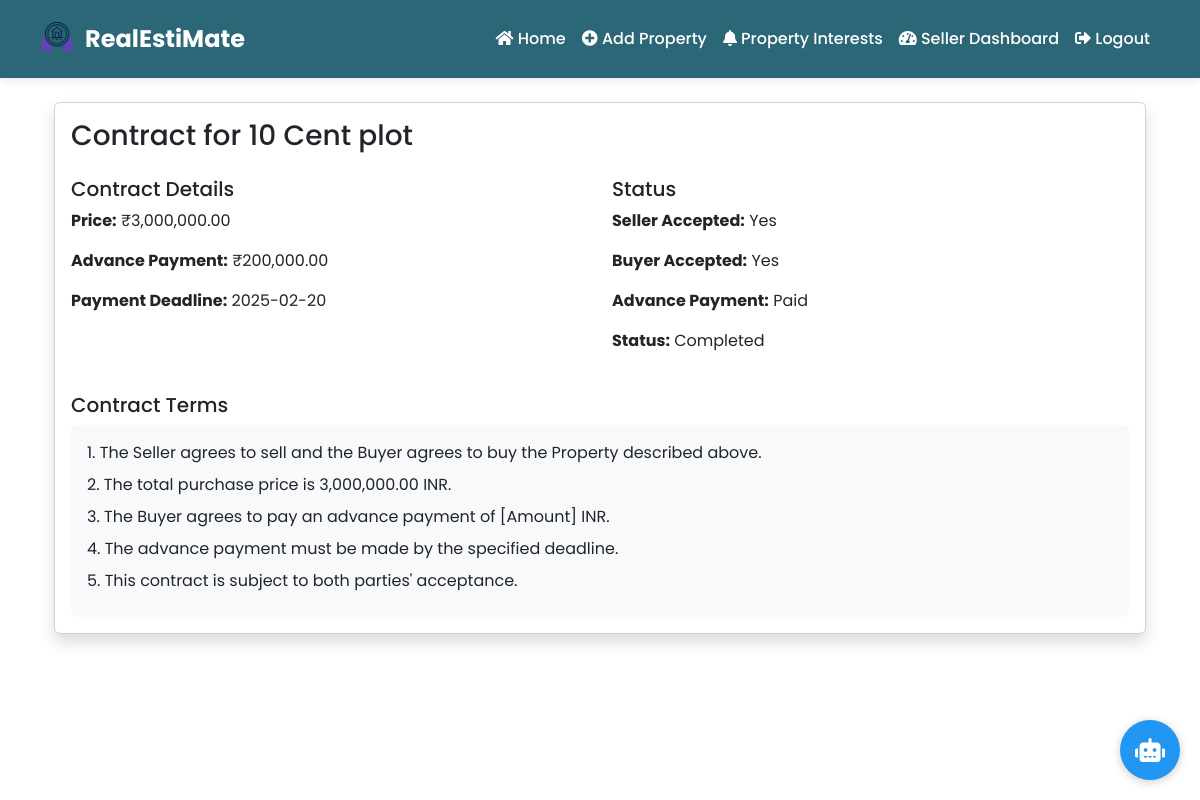
The page /contract/details/1 (signed in) on the database its author committed.
### app/models/property.py (models this page shows, shortened)
class Property(db.Model):
    id = db.Column(db.Integer, primary_key=True)
    title = db.Column(db.String(100), nullable=False)
    description = db.Column(db.Text)
    price = db.Column(db.Float, nullable=False)
    property_type = db.Column(db.String(50))  # 'house', 'apartment', 'plot'
    location = db.Column(db.String(100), nullable=False)
    latitude = db.Column(db.Float)
    longitude = db.Column(db.Float)
    area = db.Column(db.Float)  # in square feet
    area_unit = db.Column(db.String(20), default='sq_ft')
    bedrooms = db.Column(db.Integer)
    bathrooms = db.Column(db.Integer)
    floor = db.Column(db.Integer)  # for apartments
    total_floors = db.Column(db.Integer)
    plot_dimensions = db.Column(db.String(50))  # e.g., "40x60"
    corner_plot = db.Column(db.Boolean, default=False)
    facing = db.Column(db.String(20))  # North, South, East, West
    image_filename = db.Column(db.String(255))
    image_url = db.Column(db.String(255))
    created_at = db.Column(db.DateTime, default=datetime.utcnow)
    user_id = db.Column(db.Integer, db.ForeignKey('user.id'), nullable=False)
    is_available = db.Column(db.Boolean, default=True)
    is_verified = db.Column(db.Boolean, default=False)
    verification_status = db.Column(db.String(20), default='pending')  # pending, approved, rejected
    admin_feedback = db.Column(db.Text)  # For rejection reason
    verified_at = db.Column(db.DateTime)
    verified_by = db.Column(db.Integer, db.ForeignKey('user.id'), nullable=True)
    interests = db.relationship('PropertyInterest', lazy='dynamic', cascade='all, delete-orphan')
    images = db.relationship('PropertyImage', back_populates='property', cascade='all, delete-orphan')
    documents = db.relationship('PropertyDocument', back_populates='property', cascade='all, delete-orphan')

### app/models/contract.py (models this page shows)
class Contract(db.Model):
    id = db.Column(db.Integer, primary_key=True)
    property_id = db.Column(db.Integer, db.ForeignKey('property.id'), nullable=False)
    seller_id = db.Column(db.Integer, db.ForeignKey('user.id'), nullable=False)
    buyer_id = db.Column(db.Integer, db.ForeignKey('user.id'), nullable=False)
    price = db.Column(db.Float, nullable=False)
    advance_payment = db.Column(db.Float, nullable=False)
    payment_deadline = db.Column(db.DateTime, nullable=False)
    terms = db.Column(db.Text, nullable=False)
    created_at = db.Column(db.DateTime, default=datetime.utcnow)
    seller_accepted = db.Column(db.Boolean, default=False)
    buyer_accepted = db.Column(db.Boolean, default=False)
    advance_payment_made = db.Column(db.Boolean, default=False)
    full_payment_made = db.Column(db.Boolean, default=False)
    full_payment_date = db.Column(db.DateTime)
    status = db.Column(db.String(20), default='pending')  # pending, active, completed, cancelled
    property = db.relationship('Property', backref='contracts')
    seller = db.relationship('User', foreign_keys=[seller_id], backref='seller_contracts')
    buyer = db.relationship('User', foreign_keys=[buyer_id], backref='buyer_contracts')

### app/routes/contract.py (the view)
@bp.route('/details/<int:contract_id>')
@login_required
def details(contract_id):
    contract = Contract.query.get_or_404(contract_id)
    if current_user.id not in [contract.buyer_id, contract.seller_id]:
        flash('Unauthorized access', 'danger')
        return redirect(url_for('main.index'))
    return render_template('contract/details.html', contract=contract)

### app/models/user.py (called while the page is built)
    @property
    def is_active(self):
        return self.active

### app/templates/contract/details.html (shortened to what this page needs)
{% extends "base.html" %}
{% block content %}
<div class="container">
    <div class="card shadow">
        <div class="card-body">
            <h3 class="card-title">Contract for {{ contract.property.title }}</h3>
            <div class="row mt-4">
                <div class="col-md-6">
                    <h5>Contract Details</h5>
                    <p><strong>Price:</strong> ₹{{ "{:,.2f}".format(contract.price) }}</p>
                    <p><strong>Advance Payment:</strong> ₹{{ "{:,.2f}".format(contract.advance_payment) }}</p>
                    <p><strong>Payment Deadline:</strong> {{ contract.payment_deadline.strftime('%Y-%m-%d') }}</p>
                </div>
                <div class="col-md-6">
                    <h5>Status</h5>
                    <p><strong>Seller Accepted:</strong> {{ "Yes" if contract.seller_accepted else "No" }}</p>
                    <p><strong>Buyer Accepted:</strong> {{ "Yes" if contract.buyer_accepted else "No" }}</p>
                    <p><strong>Advance Payment:</strong> {{ "Paid" if contract.advance_payment_made else "Pending" }}</p>
                    <p><strong>Status:</strong> {{ contract.status.title() }}</p>
                </div>
            </div>
            <div class="mt-4">
                <h5>Contract Terms</h5>
                <div class="contract-terms p-3 bg-light rounded">
                    {% for line in contract.terms.split('\n') %}
                        <p class="mb-2">{{ line }}</p>
                    {% endfor %}
                </div>
            </div>
        </div>
    </div>
</div>
{% endblock %}

### app/static/css/style.css (style rules this page uses)
:root { --primary-color: #2b6777; --secondary-color: #52ab98; --accent-color: #c8d8e4; --dark-bg: #2b6777; --light-bg: #f2f2f2; --text-dark: #333333; --text-light: #ffffff; }
body { font-family: 'Poppins', sans-serif; overflow-x: hidden; }
.card { transition: transform 0.2s; box-shadow: 0 4px 6px rgba(0, 0, 0, 0.1); }

### rows shown on the page
Property: property "10 Cent plot"
Contract: price "3,000,000.00", advance_payment "200,000.00", payment_deadline "2025-02-20", seller_accepted "Yes", buyer_accepted "Yes", advance_payment_made "Paid", status "Completed"

### other values the page prints
{{ line }} "1. The Seller agrees to sell and the Buyer agrees to buy the Property described above." "2. The total purchase price is 3,000,000.00 INR." "3. The Buyer agrees to pay an advance payment of [Amount] INR." "4. The advance payment must be made by the specified deadline." "5. This contract is subject to both parties' acceptance."
